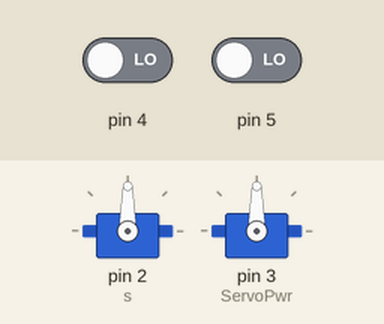
This sketch was run on a simulated Arduino Uno, built with avr-gcc and run on an emulated ATmega328P. On the bench: 2 × servo. The test bench sets the inputs (shaded band); at power-on: pin 4 LOW, pin 5 LOW.

Above: at 0.1 s.
At 8.1 s:
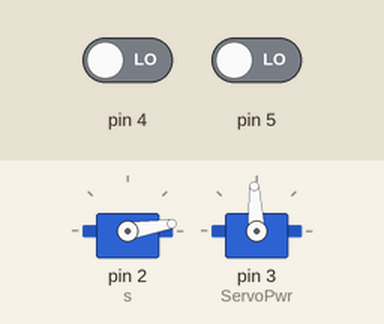
Timing chart, 0 to 9.6 s (numbered marks = the images above):
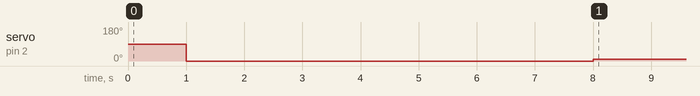

Measured:
- by itself, servo on pin 2 (s): 90° → 0° at 1.0 s, → 9° 7.0 s later

The sketch:

arduino.ino
```cpp
#include <Servo.h>
#include <string.h>

char inData[2];
char inChar;
int lastdir = 90;
byte index = 0;

//code test
//definitions de structures
typedef struct{ // recu
  int dir = 90;
  int pwr = 1500;
}commande;

typedef struct{
  Servo s;
  float k = 0.3;
  int off = 90;
}servo;

//structures
servo ServoDir;
Servo ServoPwr;
commande rasp;
commande recv;

void setup() {
  Serial.begin(230400); // opens serial port, sets data rate to 57600 baud
  pinMode(4, INPUT);
  pinMode(5, INPUT);

  // Initialisation commandes
  ServoDir.s.attach(2);// attacher le varaible de l'angle du servo-moteur à un pin
  ServoPwr.attach(3);
  delay(1000);
  ServoDir.s.write(0);
  ServoPwr.writeMicroseconds(1500);
  delay(1000);
  ServoPwr.writeMicroseconds(1500);
  ServoDir.s.write(0);
}

String incomingByte;
char test[25];
int i;
int mycmd, moy, sum;

void loop() {

  // Commande receiver
  recv.pwr = 0;
  recv.dir = 0;
  for (i = 1; i < 4; i++) {
    recv.pwr += pulseIn(4, HIGH);
    recv.dir += pulseIn(5, HIGH);
  }
  recv.pwr = recv.pwr/(i-1);
  recv.dir = map(recv.dir/(i-1), 1000, 2000, -90, 90);

  // Reception commande raspberry
  if (Serial.available()) {
    incomingByte = "";

    // Lecture de la commande
    while (Serial.available()) {
      delay(2);
      char c = (char)Serial.read();
      incomingByte += c;
    }

    // Decoupage du message en deux (direction_power)
    int passed=0,ci=0,pi=0;
    char sdir[5]; char spwr[5];
    for (int i = 0; i<incomingByte.length(); i++) {
      if (incomingByte[i] == '_') {
        passed = 1;
      }
      else {
        if (passed == 0) {
          sdir[ci] = incomingByte[i];
          ci++;
        }
        else {
          spwr[pi] = incomingByte[i];
          pi++;
        }
      }
    }
    sdir[ci] = '\0';
    spwr[pi] = '\0';

    // Commande recue par la raspberry
    rasp.dir = max(-90,  min(-atoi(sdir), 90));
    rasp.pwr = max(1500, min( atoi(spwr), 1700));

    // Limite la variation a 30° par iteration
    rasp.dir = lastdir + max(-30, min((rasp.dir - lastdir), 30));
    lastdir = rasp.dir;

  }

  // Application direction si pas d'outrepassement receiver
  if (abs(recv.dir) < 45) {
    ServoDir.s.write(ServoDir.k*rasp.dir+ServoDir.off);
  }
  else {
    ServoDir.s.write(ServoDir.k*recv.dir+ServoDir.off);
  }

  // Application de la commande si pas d'outrepassement receiver
  if (recv.pwr < 1499) {
    ServoPwr.writeMicroseconds(rasp.pwr);
  }
  else {
    // ServoPwr.writeMicroseconds(1500); // Emergency stop
    ServoPwr.writeMicroseconds(recv.pwr);
  }

}
```
